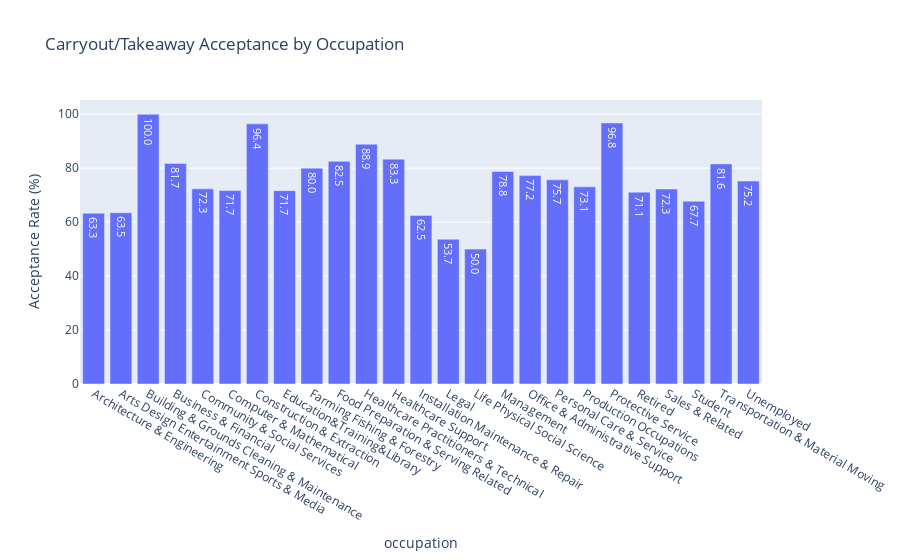

This figure's notebook cell:
### Code cell
carry_occ = (
    carry_data.groupby('occupation')['Y']
    .mean()
    .reset_index(name='acceptance_rate')
)
carry_occ['acceptance_rate'] *= 100

fig = px.bar(
    carry_occ, 
    x='occupation', 
    y='acceptance_rate',
    text_auto='.1f',
    title="Carryout/Takeaway Acceptance by Occupation"
)
fig.update_yaxes(title="Acceptance Rate (%)")
fig.show()

### Figure 1 — Plotly figure (JSON) as saved in the notebook; plotly's stock layout.template omitted (floating-point values rounded to 4 significant figures)
{"data": [{"hovertemplate": "occupation=%{x}<br>acceptance_rate=%{y}<extra></extra>", "legendgroup": "", "marker": {"color": "#636efa", "pattern": {"shape": ""}}, "name": "", "orientation": "v", "showlegend": false, "textposition": "auto", "texttemplate": "%{y:.1f}", "type": "bar", "x": ["Architecture & Engineering", "Arts Design Entertainment Sports & Media", "Building & Grounds Cleaning & Maintenance", "Business & Financial", "Community & Social Services", "Computer & Mathematical", "Construction & Extraction", "Education&Training&Library", "Farming Fishing & Forestry", "Food Preparation & Serving Related", "Healthcare Practitioners & Technical", "Healthcare Support", "Installation Maintenance & Repair", "Legal", "Life Physical Social Science", "Management", "Office & Administrative Support", "Personal Care & Service", "Production Occupations", "Protective Service", "Retired", "Sales & Related", "Student", "Transportation & Material Moving", "Unemployed"], "xaxis": "x", "y": [63.33, 63.48, 100.0, 81.73, 72.34, 71.71, 96.43, 71.67, 80.0, 82.54, 88.89, 83.33, 62.5, 53.66, 50.0, 78.77, 77.24, 75.68, 73.08, 96.77, 71.11, 72.28, 67.73, 81.58, 75.21], "yaxis": "y"}], "layout": {"barmode": "relative", "legend": {"tracegroupgap": 0}, "title": {"text": "Carryout/Takeaway Acceptance by Occupation"}, "xaxis": {"anchor": "y", "domain": [0, 1], "title": {"text": "occupation"}}, "yaxis": {"anchor": "x", "domain": [0, 1], "title": {"text": "Acceptance Rate (%)"}}}}
